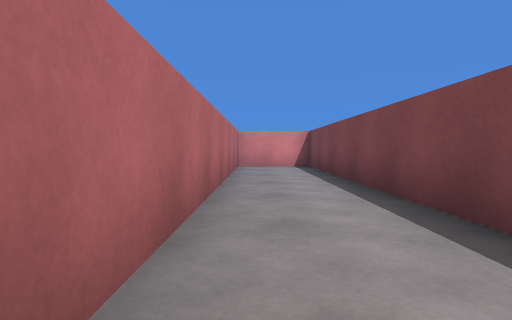
view 1 (above)

15 first-person views from a walk through a 3-D level made in the Unity game engine. The camera is 0.51 m above the floor, tilts 2° down and sees 75° across. The floor is counted in squares, 1 m on a side. Each view is taken from the middle of a square. On the plan, view 1 faces up. The plan holds only what a view shows up to about 9 squares ahead; the rest is blank. Surface patterns are stand-ins for the level's own textures.

view 2
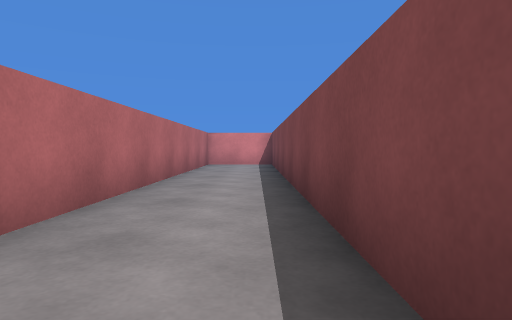

view 3
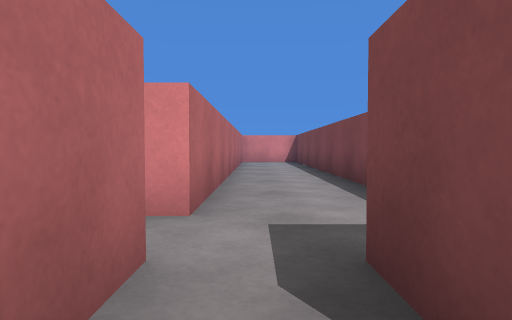

view 4
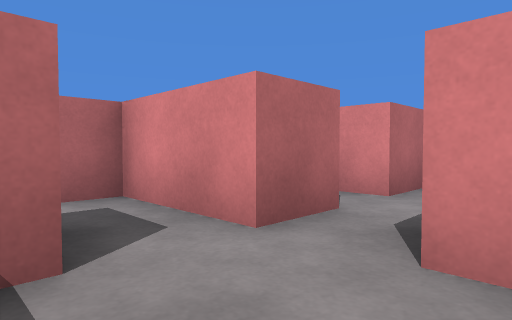

view 5
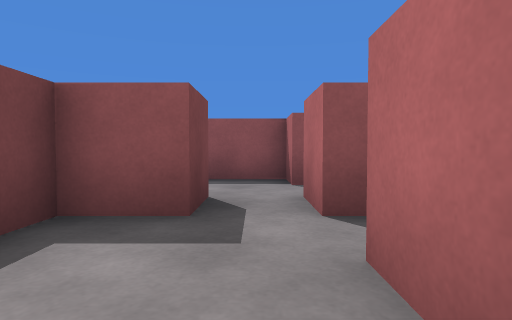

view 6
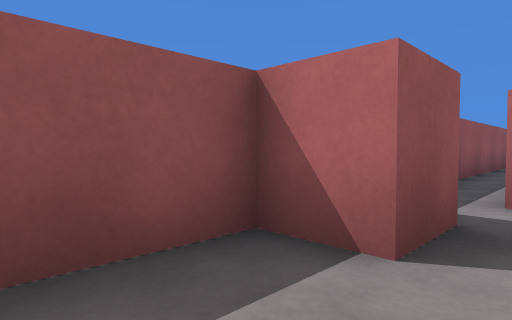

view 7
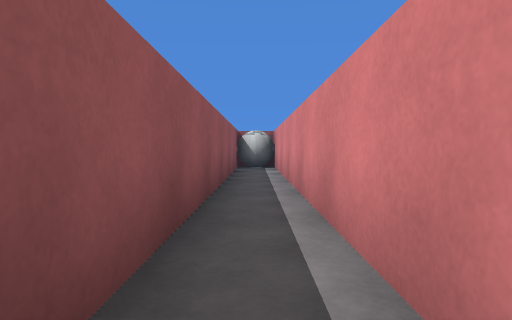

view 8
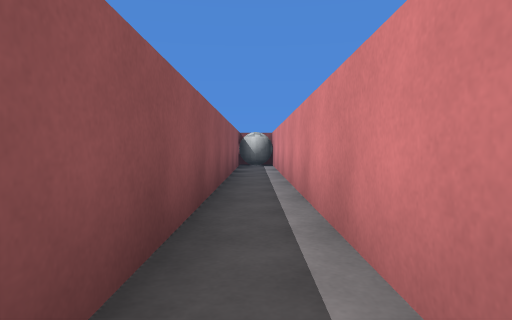

view 9
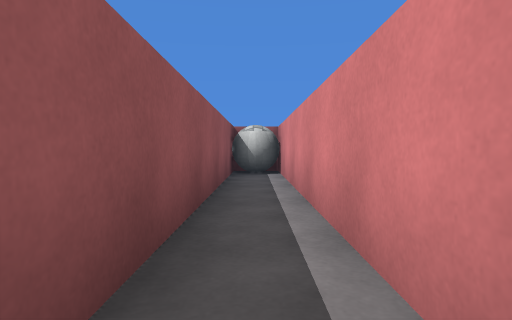

view 10
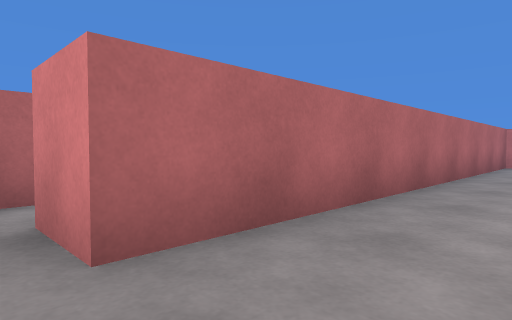

view 11
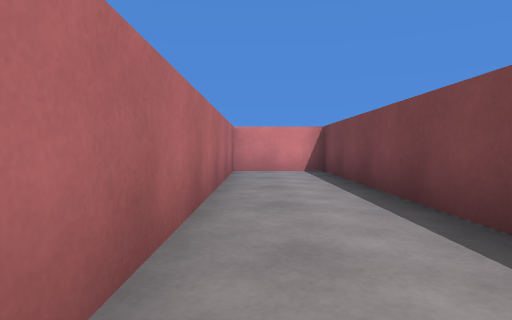

view 12
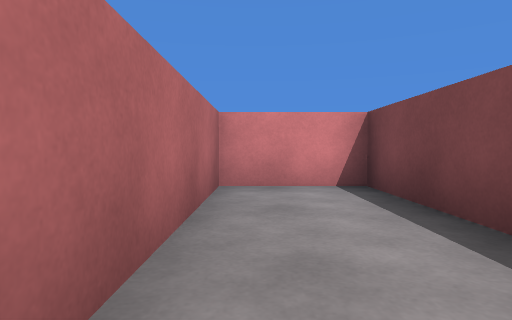

view 13
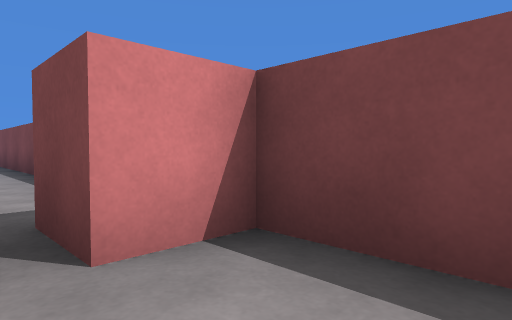

view 14
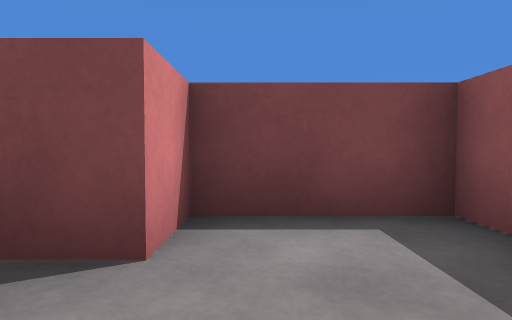

view 15
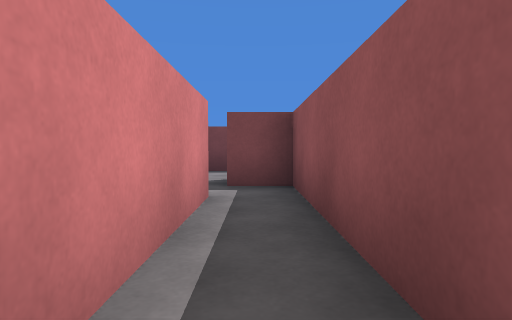

### Floor plan
Points are (right, up) in squares from view 1. A wall is a line through its corners. A room is listed if a view was taken in it or the views show most of it. See-through windows are left out.
Room 1 (views 1, 2, 5, 10, 11, 12)
walls: (-0.5, -1.4) (-0.5, -2.5); (0.5, -2.5) (0.5, -1.5) (1.5, -1.5) (1.5, 9.5) (-0.5, 9.5) (-0.5, -0.5)
ways out: opening at (0, -2) to room 2; opening at (-1, -1)
Room 2 (views 3, 4, 6, 13, 14)
walls: (-0.5, -2.5) (-2.5, -2.5) (-2.5, -3.5); (-1.5, -3.6) (-0.5, -3.6) (-0.5, -4.5) (1.5, -4.5) (1.5, -2.5) (0.5, -2.5)
ways out: opening at (0, -2) to room 1; opening at (-2, -3) to room 3
Room 3 (views 7, 8, 9, 15)
walls: (-2.5, -3.5) (-12.5, -3.5) (-12.5, -4.5) (-1.5, -4.5) (-1.5, -3.6)
ways out: opening at (-2, -3) to room 2
objects: ball (-12, -4)

Positions as (right, up) in squares from view 1, and headings:
1: (0, 0), facing up
2: (1, -1), facing up
3: (0, -3), facing up
4: (1, -4), facing up-left
5: (0, 1), facing down
6: (1, -3), facing down-left
7: (-3, -4), facing left
8: (-2, -4), facing left
9: (-5, -4), facing left
10: (1, -1), facing up-left
11: (0, 2), facing up
12: (0, 5), facing up
13: (0, -4), facing up-right
14: (-1, -3), facing right
15: (-6, -4), facing right
